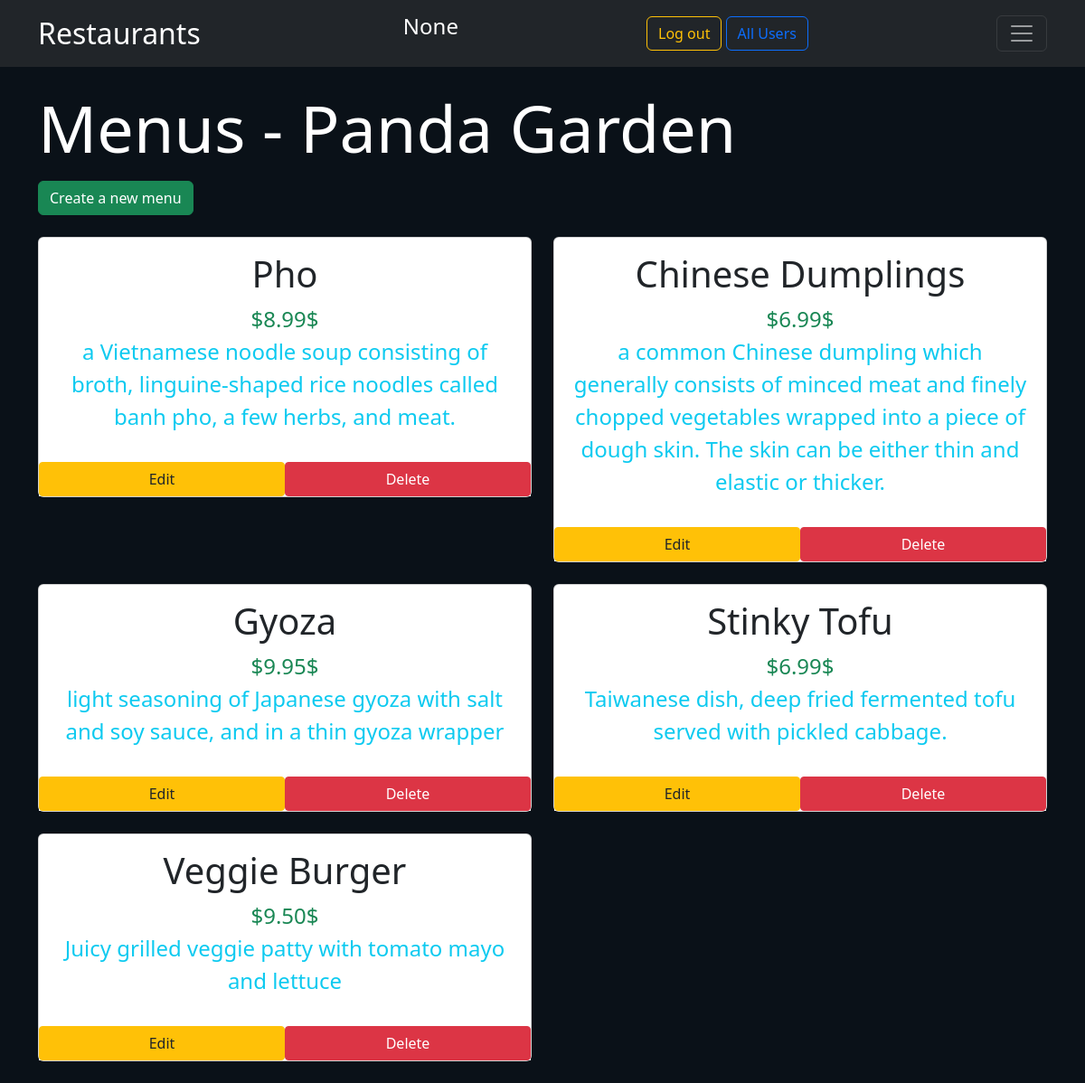
Page /restaurant/3/menu on the committed database.
### restaurants/sql/models.py (models this page shows, shortened)
class Restaurant(Base):
    __tablename__ = 'restaurant'
    id = Column(Integer, primary_key = True)
    name = Column(String(80), nullable = False)
    user_id = Column(Integer, ForeignKey('user.id'))
    user = relationship(User)

class Menu(Base):
    __tablename__ = 'menu_item'
    name = Column(String(80), nullable = False)
    id = Column(Integer, primary_key = True)
    course = Column(String(250))
    description = Column(String(250))
    price = Column(String(8))
    restaurant_id = Column(Integer, ForeignKey('restaurant.id'))
    restaurant = relationship(Restaurant)
    user_id = Column(Integer, ForeignKey('user.id'))
    user = relationship(User)

### restaurants/routes.py (the view)
@app.route('/restaurant/<int:restaurant_id>')
@app.route('/restaurant/<int:restaurant_id>/menu', methods=['GET'])
def showMenu(restaurant_id):
    try:
        restaurant = cursor.query(Restaurant).get(restaurant_id)
        menus = cursor.query(Menu).filter_by(restaurant_id=restaurant_id).all()
    except:
        return redirect(url_for('errorRestaurant', error='Retrieving menus or restaurant'))
    return render_template('menu.html', restaurant=restaurant, menus=menus, login=login, userLogged = session["name"] if "google_id" in session else None)

### restaurants/templates/menu.html
{% extends 'layout.html' %}
{% block content %}
    <div>
        <h1 class="display-2 text-white">Menus - {{restaurant.name}}</h1>
        <a role="button" class="btn btn-success btn-md text-white mt-2" href="{{url_for('newMenuItem', restaurant_id=restaurant.id)}}">Create a new menu</a>
    </div>
    <div class="row mt-4">
    {% if menus %}
        {% for menu in menus %}
        <div class="col-xl-6 mb-4">
            <div class="card">
            <div class="card-body" >
                    <h2 class="text-center fs-1">{{ menu.name }}</h2>
                    <p class="text-center text-success fs-4 mb-0 mt-1">{{menu.price}}$</p>
                    <p class="text-center text-info fs-4 mt-0">{{menu.description}}</p>
            </div>
            <div class="d-flex bg-light mb-0">
                <a
                class="btn btn-warning m-0 rounded-1 text-reset w-50"
                href="{{url_for('editMenuItem', restaurant_id=restaurant.id, menu_id=menu.id)}}"
                role="button"
                >Edit
                </a>
                <a
                class="btn btn-danger m-0 rounded-1 text-white w-50"
                href="{{url_for('deleteMenuItem', restaurant_id=restaurant.id, menu_id=menu.id)}}"
                role="button"
                >Delete</a>
            </div>
            </div>
        </div>
        {% endfor %}
    {% endif %}
    </div>
{% endblock %}

### rows in the picture
Restaurant: name "Panda Garden"
Menu: name "Pho", price "$8.99", description "a Vietnamese noodle soup consisting of broth, linguine-shaped rice noodles called banh pho, a few herbs, and meat."
Menu: name "Chinese Dumplings", price "$6.99", description "a common Chinese dumpling which generally consists of minced meat and finely chopped vegetables wrapped into a piece of dough skin. The skin can be either thin and elastic or thicker."
Menu: name "Gyoza", price "$9.95", description "light seasoning of Japanese gyoza with salt and soy sauce, and in a thin gyoza wrapper"
Menu: name "Stinky Tofu", price "$6.99", description "Taiwanese dish, deep fried fermented tofu served with pickled cabbage."
Menu: name "Veggie Burger", price "$9.50", description "Juicy grilled veggie patty with tomato mayo and lettuce"

### other values in the picture
{{ userLogged }} "None"
